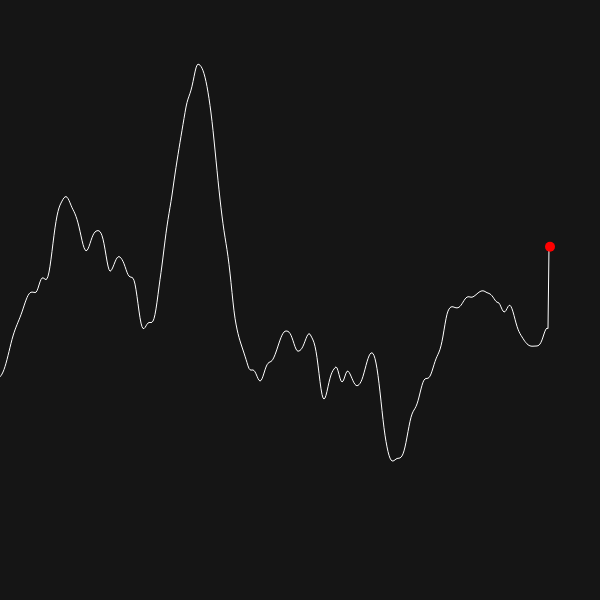
Frame 1 (no input)
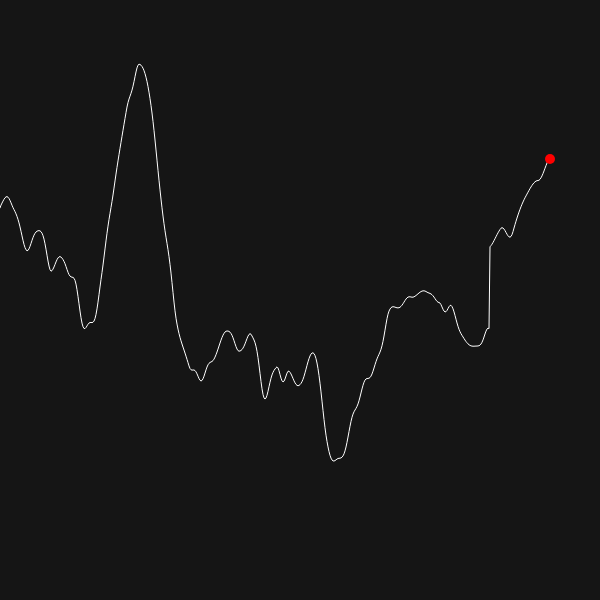
Frame 60 (no input)
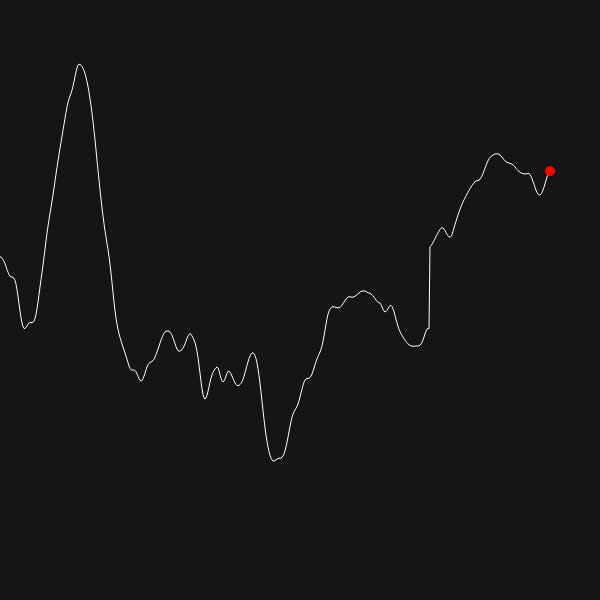
Frame 120 (the mouse pressed at the canvas centre since frame 60)

The p5.js sketch that drew these frames (run headless with seeded random() and noise() and a simulated clock; from frame 60 on, the mouse is pressed at the canvas centre):

// p5.js sketch
// ── sketch.js
let points = [];
// Perlin noise offset
let offset = 0.01;
let xoff = offset;
let slider;
let text;
let div;

function setup() {
  createCanvas(600, 600);
  background(21);

  // Fill array of points with initial values
  for (let i = 0; i < width - 50; i++) {
    points.push(map(noise(xoff, xoff +  100), 0, 1, 0, width));
    xoff += offset;
  }

  // Creating interface 
  div = createDiv("");
  text = createP("Speed: " + offset);
  text.id("text");
  text.style("margin", "2");
  div.child(text);
  slider = createSlider(0.001, 0.03, offset, 0.001);
  div.child(slider);
}

function draw() {
  background(21);

  // Controlls offset
  offset = slider.value();
  text.html("Speed: " + offset);

  // Shift all points to the left
  for (let i = 0; i < width - 51; i++) {
    points[i] = points[i + 1];
  }

  // Add new point at the end of an array
  xoff += offset;
  points[points.length - 1] = map(noise(xoff), 0, 1, 0, width);

  // Draw all points
  noFill();
  stroke(255);
  beginShape();
  for (let i = 0; i < points.length; i++) {
    vertex(i, points[i]);
  }
  endShape();

  // Draw circle at the end of graph
  fill(255, 0, 0);
  noStroke();
  ellipse(width - 50, points[points.length - 1], 10, 10);
}
